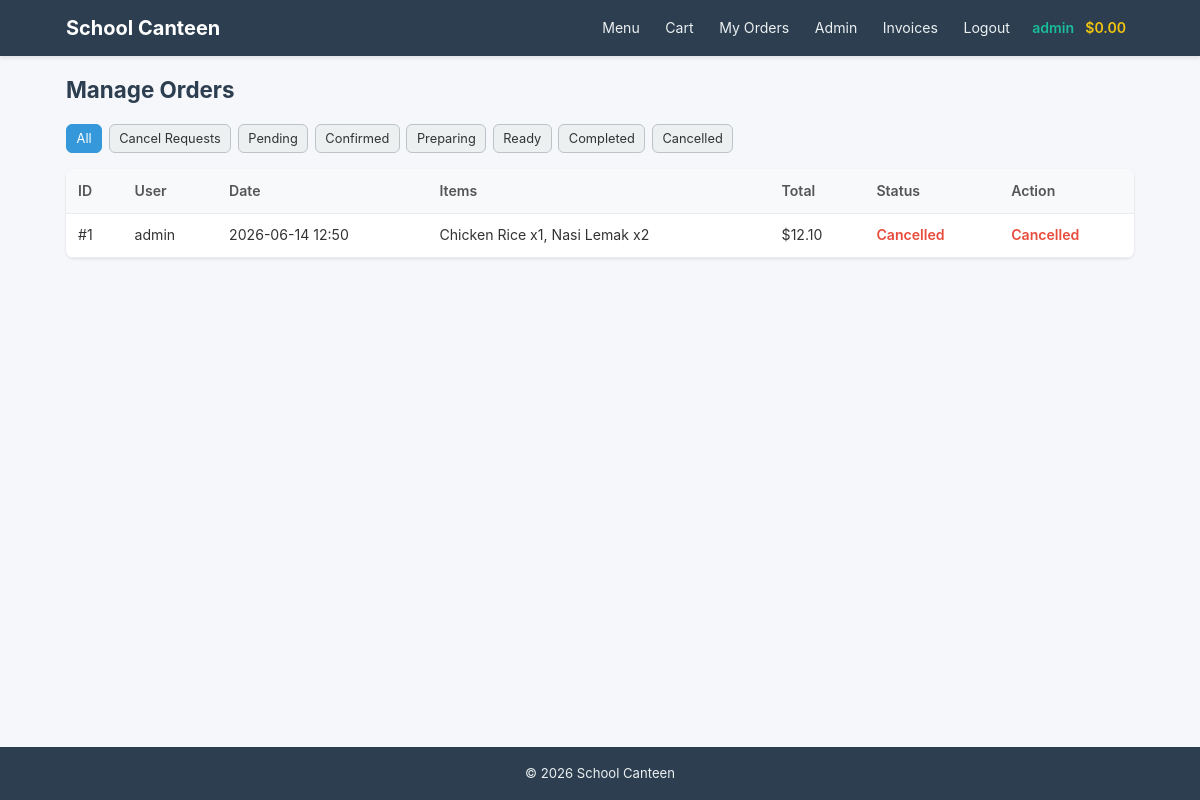
Page /admin/orders (signed in) on the committed database.
### models.py (models this page shows, shortened)
class User(UserMixin, db.Model):
    __tablename__ = 'users'
    id = db.Column(db.Integer, primary_key=True)
    username = db.Column(db.String(64), unique=True, nullable=False, index=True)
    email = db.Column(db.String(120), unique=True, nullable=False, index=True)
    password_hash = db.Column(db.String(256), nullable=False)
    role = db.Column(db.String(20), nullable=False, default='student')
    student_id = db.Column(db.String(20), unique=True, nullable=True)
    balance = db.Column(db.Float, default=0.0)
    created_at = db.Column(db.DateTime, default=lambda: datetime.now(timezone.utc))
    orders = db.relationship('Order', backref='user', lazy='dynamic')
    favorites = db.relationship('Favorite', backref='user', lazy='dynamic',
                                cascade='all, delete-orphan')
    def is_admin(self):
        return self.role == 'admin'

class Order(db.Model):
    __tablename__ = 'orders'
    id = db.Column(db.Integer, primary_key=True)
    user_id = db.Column(db.Integer, db.ForeignKey('users.id'), nullable=False)
    order_date = db.Column(db.DateTime, default=lambda: datetime.now(timezone.utc))
    total_amount = db.Column(db.Float, nullable=False, default=0.0)
    status = db.Column(db.String(20), nullable=False, default='pending')
    payment_method = db.Column(db.String(20), default='balance')
    paid = db.Column(db.Boolean, default=False)
    invoice_ref = db.Column(db.String(20), unique=True, nullable=True)
    previous_status = db.Column(db.String(20), nullable=True)
    items = db.relationship('OrderItem', backref='order', lazy='dynamic',
                            cascade='all, delete-orphan')

class OrderItem(db.Model):
    __tablename__ = 'order_items'
    id = db.Column(db.Integer, primary_key=True)
    order_id = db.Column(db.Integer, db.ForeignKey('orders.id'), nullable=False)
    menu_item_id = db.Column(db.Integer, db.ForeignKey('menu_items.id'), nullable=False)
    quantity = db.Column(db.Integer, nullable=False, default=1)
    unit_price = db.Column(db.Float, nullable=False)
    rating = db.Column(db.Integer, nullable=True)
    review = db.Column(db.Text, nullable=True)

class MenuItem(db.Model):
    __tablename__ = 'menu_items'
    id = db.Column(db.Integer, primary_key=True)
    name = db.Column(db.String(128), nullable=False)
    description = db.Column(db.Text, nullable=True)
    price = db.Column(db.Float, nullable=False)
    category_id = db.Column(db.Integer, db.ForeignKey('categories.id'), nullable=False)
    image = db.Column(db.String(256), nullable=True)
    available = db.Column(db.Boolean, default=True)
    stock = db.Column(db.Integer, default=0)
    featured = db.Column(db.Boolean, default=False)
    created_at = db.Column(db.DateTime, default=lambda: datetime.now(timezone.utc))
    order_items = db.relationship('OrderItem', backref='menu_item', lazy='dynamic')
    favorites = db.relationship('Favorite', backref='menu_item', lazy='dynamic',
                                cascade='all, delete-orphan')

### routes/admin.py (the view)
@admin_bp.route('/orders')
@login_required
@admin_required
def manage_orders():
    page = request.args.get('page', 1, type=int)
    status_filter = request.args.get('status')
    query = Order.query.order_by(Order.order_date.desc())
    if status_filter:
        query = query.filter_by(status=status_filter)
    pagination = query.paginate(page=page, per_page=PER_PAGE, error_out=False)
    return render_template('admin/orders_manage.html', orders=pagination.items,
                           pagination=pagination, status_filter=status_filter)

### routes/admin.py (called while the page is built)
def admin_required(f):
    from functools import wraps
    @wraps(f)
    def decorated_function(*args, **kwargs):
        if not current_user.is_authenticated or not current_user.is_admin():
            abort(403)
        return f(*args, **kwargs)
    return decorated_function

### templates/admin/orders_manage.html (shortened to what this page needs)
{% extends "base.html" %}
{% block content %}
<h1>Manage Orders</h1>
<div class="filter-bar">
  <a href="{{ url_for('admin.manage_orders') }}" class="btn btn-sm {% if not request.args.get('status') %}btn-primary{% else %}btn-secondary{% endif %}">All</a>
  <a href="{{ url_for('admin.manage_orders', status='cancel_requested') }}" class="btn btn-sm {% if request.args.get('status') == 'cancel_requested' %}btn-warning{% else %}btn-secondary{% endif %}">Cancel Requests</a>
  <a href="{{ url_for('admin.manage_orders', status='pending') }}" class="btn btn-sm {% if request.args.get('status') == 'pending' %}btn-primary{% else %}btn-secondary{% endif %}">Pending</a>
  <a href="{{ url_for('admin.manage_orders', status='confirmed') }}" class="btn btn-sm {% if request.args.get('status') == 'confirmed' %}btn-primary{% else %}btn-secondary{% endif %}">Confirmed</a>
  <a href="{{ url_for('admin.manage_orders', status='preparing') }}" class="btn btn-sm {% if request.args.get('status') == 'preparing' %}btn-primary{% else %}btn-secondary{% endif %}">Preparing</a>
  <a href="{{ url_for('admin.manage_orders', status='ready') }}" class="btn btn-sm {% if request.args.get('status') == 'ready' %}btn-primary{% else %}btn-secondary{% endif %}">Ready</a>
  <a href="{{ url_for('admin.manage_orders', status='completed') }}" class="btn btn-sm {% if request.args.get('status') == 'completed' %}btn-primary{% else %}btn-secondary{% endif %}">Completed</a>
  <a href="{{ url_for('admin.manage_orders', status='cancelled') }}" class="btn btn-sm {% if request.args.get('status') == 'cancelled' %}btn-primary{% else %}btn-secondary{% endif %}">Cancelled</a>
</div>
<table class="table">
  <thead>
    <tr><th>ID</th><th>User</th><th>Date</th><th>Items</th><th>Total</th><th>Status</th><th>Action</th></tr>
  </thead>
  <tbody>
    {% for order in orders %}
      <tr>
        <td>#{{ order.id }}</td>
        <td>{{ order.user.username }}</td>
        <td>{{ order.order_date.strftime('%Y-%m-%d %H:%M') }}</td>
        <td>
          {% for oi in order.items %}{{ oi.menu_item.name }} x{{ oi.quantity }}{% if not loop.last %}, {% endif %}{% endfor %}
        </td>
        <td>${{ "%.2f"|format(order.total_amount) }}</td>
        <td><span class="status-{{ order.status }}">{{ order.status.title() }}</span></td>
        <td>
          {% if order.status == 'cancel_requested' %}
            <div class="actions">
              <form action="{{ url_for('admin.approve_cancel', order_id=order.id) }}" method="POST" style="display:inline">
                <button type="submit" class="btn btn-success btn-sm" onclick="return confirm('Approve cancellation and refund?')">Approve</button>
              </form>
              <form action="{{ url_for('admin.reject_cancel', order_id=order.id) }}" method="POST" style="display:inline">
                <button type="submit" class="btn btn-secondary btn-sm" onclick="return confirm('Reject cancellation request?')">Reject</button>
              </form>
            </div>
          {% else %}
            <span class="status-{{ order.status }}">{{ order.status.title() }}</span>
          {% endif %}
        </td>
      </tr>
    {% endfor %}
  </tbody>
</table>
{% endblock %}

### templates/base.html (shortened to what this page needs)
<!DOCTYPE html>
<html lang="en">
<head>
  <link rel="stylesheet" href="{{ url_for('static', filename='style.css') }}">
</head>
<body>
  <nav class="navbar">
    <div class="nav-container">
      <a href="{{ url_for('menu.index') }}" class="nav-brand">School Canteen</a>
      <div class="nav-links">
        <a href="{{ url_for('menu.index') }}">Menu</a>
        {% if current_user.is_authenticated %}
          <a href="{{ url_for('orders.view_cart') }}">Cart</a>
          <a href="{{ url_for('orders.history') }}">My Orders</a>
          {% if current_user.is_admin() %}
            <a href="{{ url_for('admin.dashboard') }}">Admin</a>
            <a href="{{ url_for('admin.manage_invoices') }}">Invoices</a>
          {% endif %}
          <a href="{{ url_for('auth.logout') }}">Logout</a>
          <span class="nav-user">{{ current_user.username }}</span>
          <span class="nav-balance">${{ "%.2f"|format(current_user.balance) }}</span>
        {% else %}
          <a href="{{ url_for('auth.login') }}">Login</a>
          <a href="{{ url_for('auth.register') }}">Register</a>
        {% endif %}
      </div>
    </div>
  </nav>
  <main class="container">
    {% block content %}{% endblock %}
  </main>
  <footer class="footer">
    <div class="container">
      <p>&copy; {{ now().year }} School Canteen</p>
    </div>
  </footer>
</body>
</html>

### static/style.css (style rules this page uses)
* { margin: 0; padding: 0; box-sizing: border-box; }
body { font-family: -apple-system, BlinkMacSystemFont, 'Segoe UI', Roboto, Oxygen, Ubuntu, Cantarell, sans-serif; line-height: 1.6; color: #333; background: #f5f7fa; display: flex; flex-direction: column; min-height: 100vh; }
.container { max-width: 1100px; margin: 0 auto; padding: 0 1rem; width: 100%; }
.navbar { background: #2c3e50; color: #fff; box-shadow: 0 2px 4px rgba(0,0,0,0.1); position: sticky; top: 0; z-index: 100; }
.nav-container { max-width: 1100px; margin: 0 auto; padding: 0 1rem; display: flex; justify-content: space-between; align-items: center; height: 56px; position: relative; }
.nav-brand { font-size: 1.25rem; font-weight: 700; color: #fff; text-decoration: none; white-space: nowrap; }
.nav-links { display: flex; align-items: center; gap: 0.2rem; }
.nav-links a { color: #ecf0f1; text-decoration: none; padding: 0.4rem 0.7rem; font-size: 0.88rem; border-radius: 6px; transition: background 0.2s, color 0.2s; white-space: nowrap; }
.nav-user { color: #1abc9c; font-weight: 600; font-size: 0.88rem; padding: 0.4rem 0.5rem; white-space: nowrap; }
.nav-balance { color: #f1c40f; font-weight: 600; font-size: 0.88rem; padding: 0.4rem 0.5rem 0.4rem 0; white-space: nowrap; }
main { padding: 1.25rem 0; flex: 1; }
main h1 { font-size: 1.4rem; margin-bottom: 1rem; color: #2c3e50; }
.btn { display: inline-flex; align-items: center; justify-content: center; padding: 0.5rem 1rem; border: 1px solid transparent; border-radius: 6px; font-size: 0.88rem; cursor: pointer; text-decoration: none; transition: all 0.2s; line-height: 1.4; }
.btn-primary { background: #3498db; color: #fff; border-color: #3498db; }
.btn-secondary { background: #ecf0f1; color: #333; border-color: #bdc3c7; }
.btn-sm { padding: 0.3rem 0.6rem; font-size: 0.8rem; }
.table { width: 100%; border-collapse: collapse; background: #fff; border-radius: 8px; overflow: hidden; box-shadow: 0 1px 3px rgba(0,0,0,0.1); margin-bottom: 1rem; }
.table th, .table td { padding: 0.65rem 0.75rem; text-align: left; border-bottom: 1px solid #e9ecef; font-size: 0.88rem; white-space: nowrap; }
.table th { background: #f8f9fa; font-weight: 600; color: #555; }
.status-cancelled { color: #e74c3c; font-weight: 600; }
.filter-bar { display: flex; gap: 0.4rem; margin-bottom: 1rem; flex-wrap: wrap; }
.footer { background: #2c3e50; color: #ecf0f1; text-align: center; padding: 1rem 0; font-size: 0.82rem; margin-top: auto; }

### rows in the picture
User: username "admin", balance "0.00"
Order: id "1", user.username "admin", order_date "2026-06-14 12:50", total_amount "12.10", status "Cancelled"
OrderItem: menu_item.name "Chicken Rice", quantity "1"
OrderItem: menu_item.name "Nasi Lemak", quantity "2"
